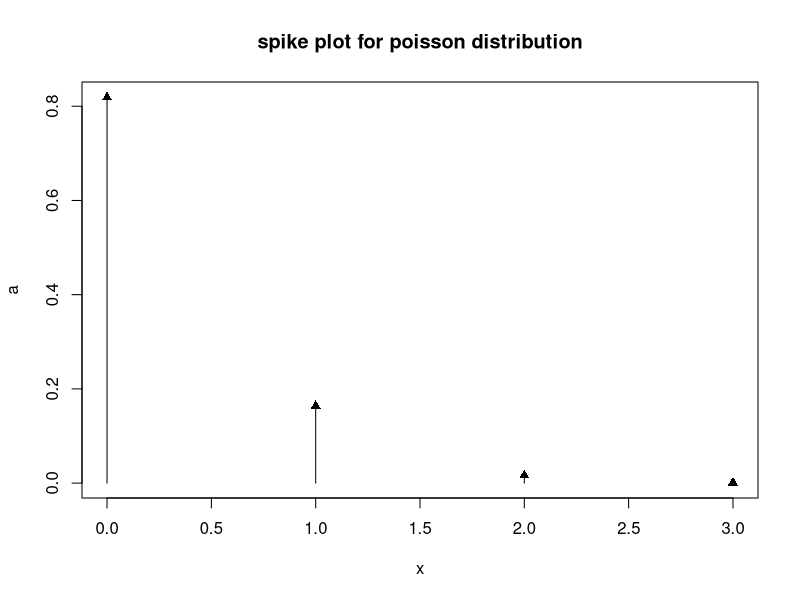
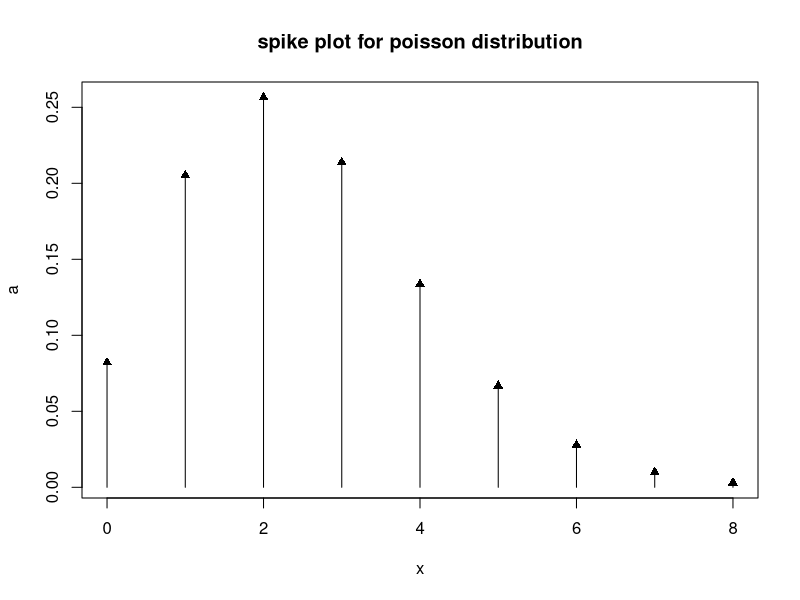
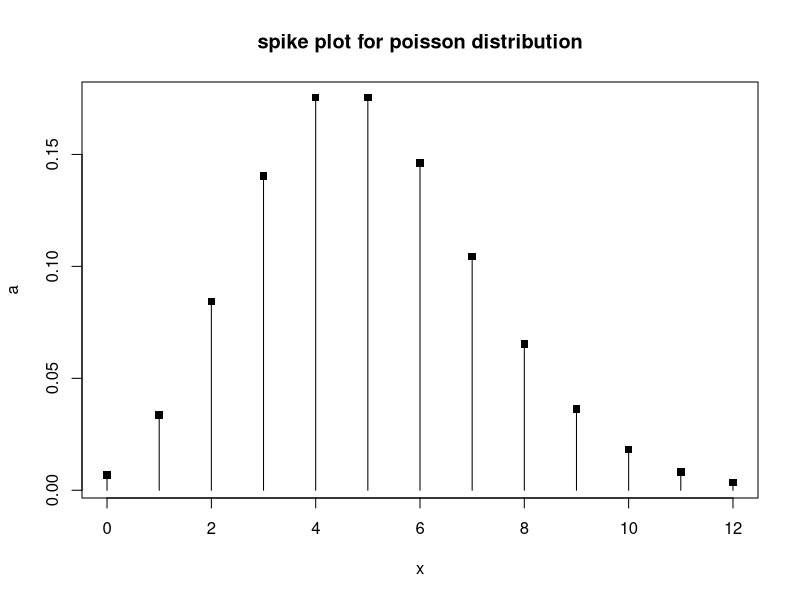

Here is the R script that generated these plots, in order:
#experiment 18: Poisson Distribution

#plot spike chart for

#i)for poisson variable x with para 0.2, compute P(x>3)
Poisson=function(x,lam)
{
  p=(exp(-lam)*(lam^x))/factorial(x)
  return(p)
}

x=0:3
lam=0.2
a=Poisson(x,lam)
a
b=1-sum(a)
cat("P(x>3):",b,"\n")
plot(x,a,type="h",main=paste("spike plot for poisson distribution"))
points(x,a,pch=17)

#ii)for poisson variable x with para 2.5, compute P(x>8)
x=0:8
lam=2.5
a=Poisson(x,lam)
a
b=1-sum(a)
cat("P(x>8):",b,"\n")
plot(x,a,type="h",main=paste("spike plot for poisson distribution"))
points(x,a,pch=17)

#iii)for poisson variable x with para 5, compute P(x>12)
x=0:12
lam=5
a=Poisson(x,lam)
a
b=1-sum(a)
cat("P(x>8):",b,"\n")
plot(x,a,type="h",main=paste("spike plot for poisson distribution"))
points(x,a,pch=15)